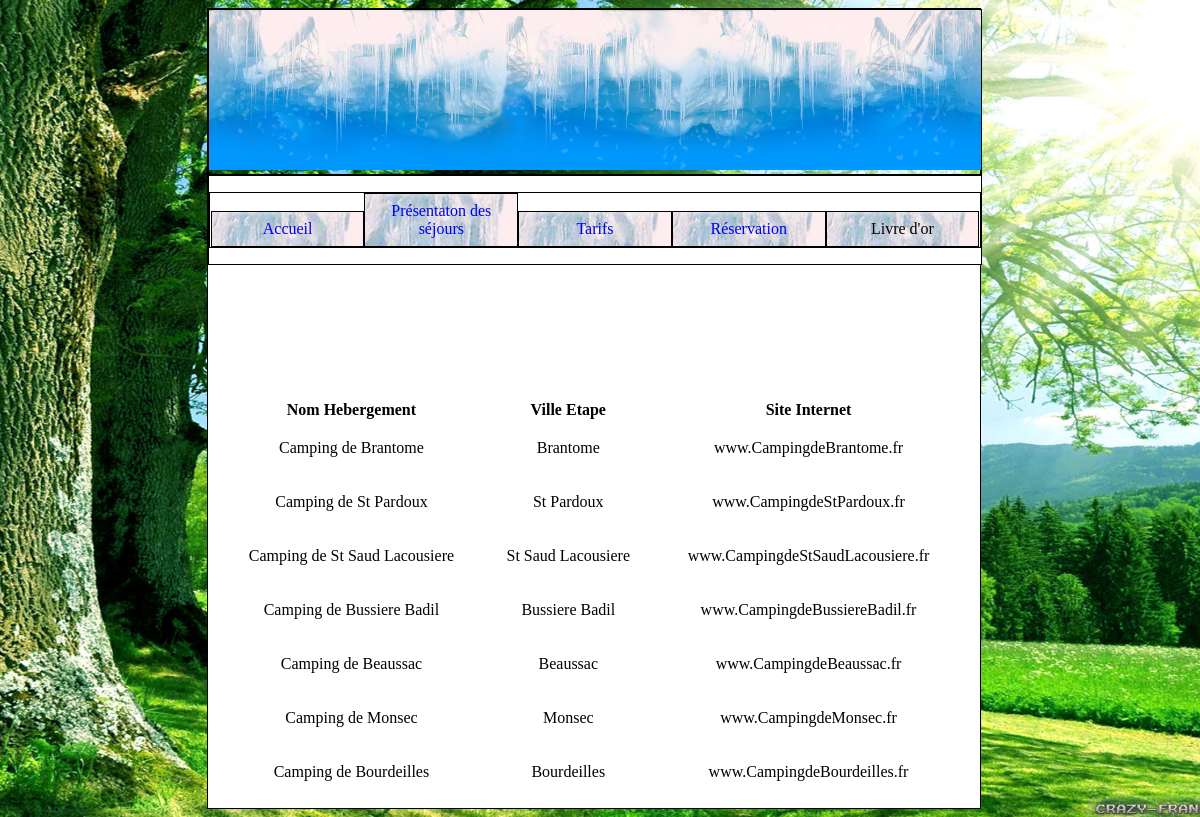
/index.php?section=sejours, run on the app's committed database.
### tables this page shows
CREATE TABLE IF NOT EXISTS `etape` (
  `NumEtape` int(11) NOT NULL AUTO_INCREMENT,
  `VilleEtape` varchar(25) DEFAULT NULL,
  `NomHeb` varchar(50) DEFAULT NULL,
  `SiteInternet` varchar(100) DEFAULT NULL,
  `EtapeSuivante` int(11) DEFAULT NULL,
  PRIMARY KEY (`NumEtape`),
  KEY `FK_Etape_NumEtape_1` (`EtapeSuivante`)
);

### controleur/presentationSejour.php (called while the page is built)
<?php
	include_once('modele/mod_presentationSejour.php');
	$lesSejours = get_Sejour();
	include_once('vue/vue_presentationSejour.php');

### modele/mod_presentationSejour.php (called while the page is built)
<?php
	function get_Sejour()
	{
		global $bdd;
		$req = $bdd -> prepare("SELECT * FROM etape ");
		$req -> execute();
		$sejour =$req->fetchAll();
		return $sejour;
	}

### vue/vue_presentationSejour.php (the view, shortened to what this page needs)
<?php
	include "header.php";
?>
<section>
	<table style="width:100%" >
	<tr><td> <b> Nom Hebergement <b> </td><td> <b> Ville Etape <b> </td><td> <b> Site Internet </b> </td></tr>
	<?php
		foreach ($lesSejours as $UnSejour)
	{
	$wVilleEtape=$UnSejour['VilleEtape'];
	$wNomHebergement=$UnSejour['NomHeb'];
	$wSiteInternet=$UnSejour['SiteInternet'];
	$wDescriptionEtape=$UnSejour['DescriptionEtape'];
	echo"<tr><td><p>$wNomHebergement</td><br><td>$wVilleEtape</td>"."<td><p> $wSiteInternet </p></td><td><p>$wDescriptionEtape</p></td></tr>";
	}
	?>
	</table>
</section>

### vue/style.css (style rules this page uses)
html, body { width: 99% ; background: url('img/background_test2.png') no-repeat center center fixed ; background-size: cover ; }
body { width: 65% ; border: 1px black solid ; margin-left: auto ; margin-right: auto ; }
section { width: 98% ; background-color: white ; text-align: center ; padding: 1% ; }

### data on the page
etape: NomHeb "Camping de Brantome", VilleEtape "Brantome", SiteInternet "www.CampingdeBrantome.fr"
etape: NomHeb "Camping de St Pardoux", VilleEtape "St Pardoux", SiteInternet "www.CampingdeStPardoux.fr"
etape: NomHeb "Camping de St Saud Lacousiere", VilleEtape "St Saud Lacousiere", SiteInternet "www.CampingdeStSaudLacousiere.fr"
etape: NomHeb "Camping de Bussiere Badil", VilleEtape "Bussiere Badil", SiteInternet "www.CampingdeBussiereBadil.fr"
etape: NomHeb "Camping de Beaussac", VilleEtape "Beaussac", SiteInternet "www.CampingdeBeaussac.fr"
etape: NomHeb "Camping de Monsec", VilleEtape "Monsec", SiteInternet "www.CampingdeMonsec.fr"
etape: NomHeb "Camping de Bourdeilles", VilleEtape "Bourdeilles", SiteInternet "www.CampingdeBourdeilles.fr"
